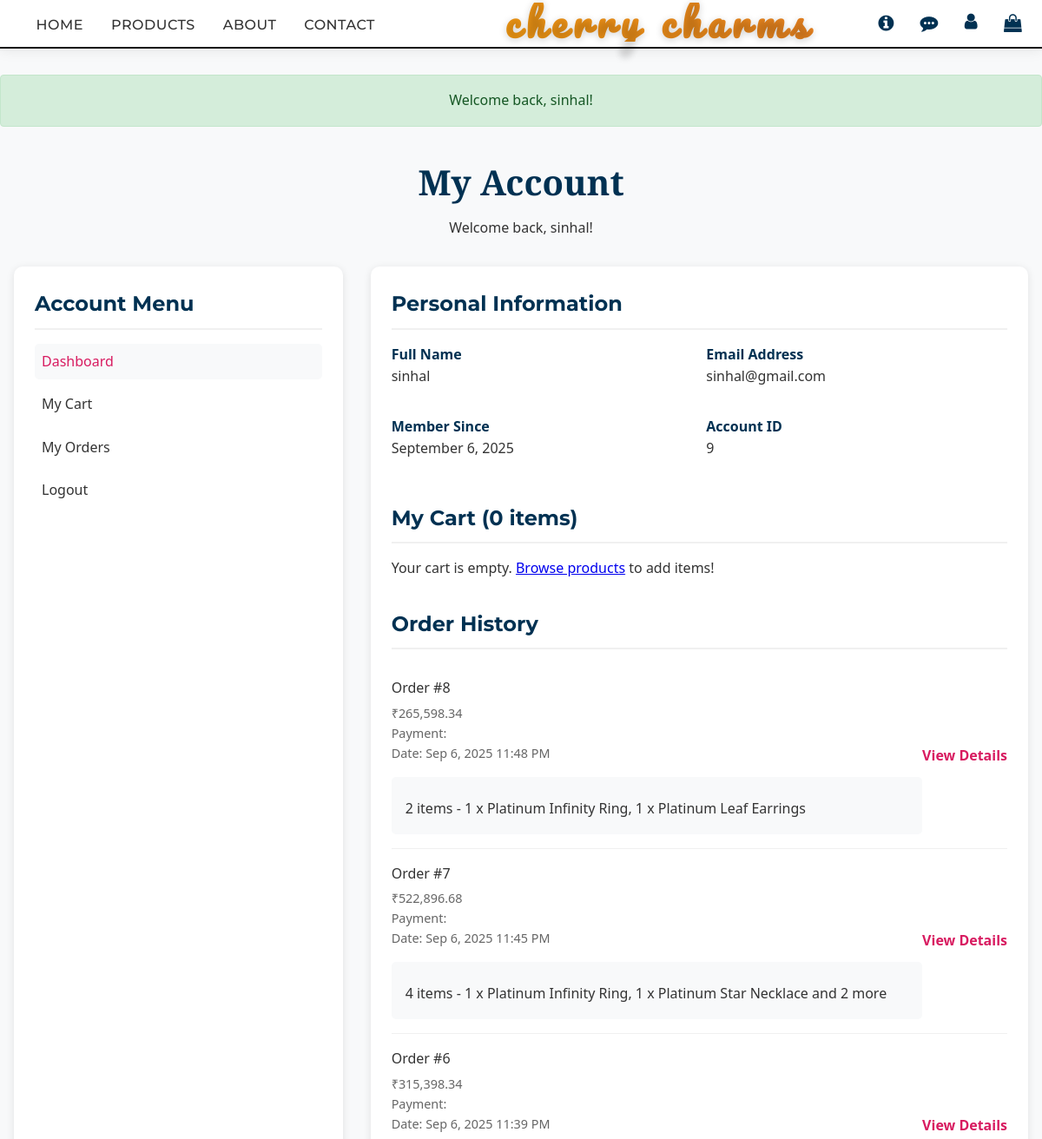
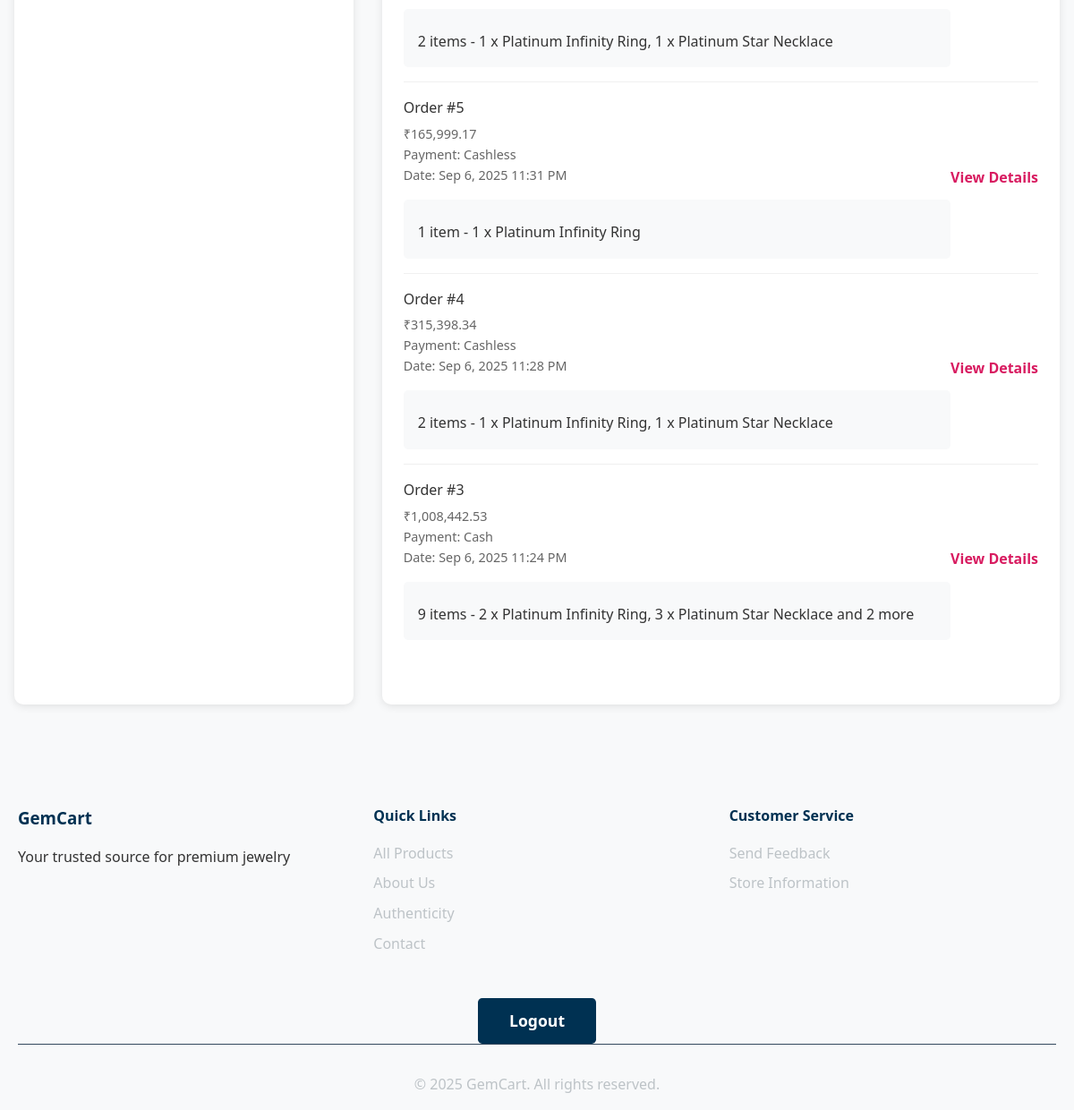
Screenshot of /account.php (signed in) with the database file from the repository (2 pictures, top to bottom).
### tables this page shows
CREATE TABLE `users` (
  `id` int(11) NOT NULL,
  `name` varchar(100) NOT NULL,
  `email` varchar(100) NOT NULL,
  `password` varchar(255) NOT NULL,
  `created_at` timestamp NOT NULL DEFAULT current_timestamp()
);

CREATE TABLE `placed_orders` (
  `id` int(11) NOT NULL,
  `order_id` int(11) NOT NULL,
  `product_id` int(11) NOT NULL,
  `quantity` int(11) NOT NULL,
  `price` decimal(10,2) NOT NULL
);

CREATE TABLE `orders` (
  `id` int(11) NOT NULL,
  `user_id` int(11) NOT NULL,
  `total_amount` decimal(10,2) NOT NULL,
  `payment_method` enum('cash','cashless') NOT NULL,
  `delivery_address` text NOT NULL,
  `order_date` timestamp NOT NULL DEFAULT current_timestamp()
);

### account.php (the view, shortened to what this page needs)
<?php
require_once 'includes/db.php';
require_once 'includes/functions.php';
$user_id = $_SESSION['user_id'];
try {
    $stmt = $pdo->prepare("SELECT id, name, email, created_at FROM users WHERE id = ?");
    $stmt->execute([$user_id]);
    $user = $stmt->fetch();
} catch (PDOException $e) {
    $error = "Error fetching user details.";
}
try {
    $stmt = $pdo->prepare("
        SELECT c.quantity, p.name, p.price, p.image, p.id as product_id
        FROM cart c
        JOIN products p ON c.product_id = p.id
        WHERE c.user_id = ?
    ");
    $stmt->execute([$user_id]);
    $cart_items = $stmt->fetchAll();
} catch (PDOException $e) {
    $cart_items = [];
    $cart_total = 0;
    $error = "Error fetching cart items.";
}
try {
    $stmt = $pdo->prepare("
        SELECT o.id, o.total_amount, o.payment_method, o.delivery_address, o.order_date,
               oi.product_id, oi.quantity, oi.price, p.name as product_name
        FROM orders o
        LEFT JOIN placed_orders oi ON o.id = oi.order_id
        LEFT JOIN products p ON oi.product_id = p.id
        WHERE o.user_id = ?
        ORDER BY o.order_date DESC, o.id DESC
    ");
    $stmt->execute([$user_id]);
    $order_results = $stmt->fetchAll();
    $orders = [];
    foreach ($order_results as $row) {
        $order_id = $row['id'];
        if (!isset($orders[$order_id])) {
            $orders[$order_id] = [
                'id' => $row['id'],
                'total_amount' => $row['total_amount'],
                'payment_method' => $row['payment_method'],
                'delivery_address' => $row['delivery_address'],
                'order_date' => $row['order_date'],
                'items' => []
            ];
        }
        if ($row['product_id']) {
            $orders[$order_id]['items'][] = [
                'product_id' => $row['product_id'],
                'product_name' => $row['product_name'],
                'quantity' => $row['quantity'],
                'price' => $row['price']
            ];
        }
    }
    $orders = array_values($orders);
} catch (PDOException $e) {
    $orders = [];
    $error = "Error fetching order history.";
}
?>
<!DOCTYPE html>
<html lang="en">
<head>
    <link rel="stylesheet" href="css/style.css">
    <link rel="stylesheet" href="https://cdnjs.cloudflare.com/ajax/libs/font-awesome/4.7.0/css/font-awesome.min.css">
</head>
<body>
    <?php include 'includes/header.php'; ?>
    <div class="account-container">
        <div class="account-header">
            <h1>My Account</h1>
            <p>Welcome back, <?php echo htmlspecialchars($user['name']); ?>!</p>
        </div>
        <div class="account-grid">
            <div class="account-sidebar">
                <h2>Account Menu</h2>
                <ul>
                    <li><a href="#" class="active">Dashboard</a></li>
                    <li><a href="cart_client.php">My Cart</a></li>
                    <li><a href="#orders">My Orders</a></li>
                    <li><a href="logout.php">Logout</a></li>
                </ul>
            </div>
            <div class="account-content">
                <div class="account-section">
                    <h2>Personal Information</h2>
                    <div class="user-details">
                        <div class="detail-item">
                            <div class="detail-label">Full Name</div>
                            <div class="detail-value"><?php echo htmlspecialchars($user['name']); ?></div>
                        </div>
                        <div class="detail-item">
                            <div class="detail-label">Email Address</div>
                            <div class="detail-value"><?php echo htmlspecialchars($user['email']); ?></div>
                        </div>
                        <div class="detail-item">
                            <div class="detail-label">Member Since</div>
                            <div class="detail-value"><?php echo date('F j, Y', strtotime($user['created_at'])); ?></div>
                        </div>
                        <div class="detail-item">
                            <div class="detail-label">Account ID</div>
                            <div class="detail-value"><?php echo $user['id']; ?></div>
                        </div>
                    </div>
                </div>
                <div class="account-section">
                    <h2>My Cart (<?php echo count($cart_items); ?> items)</h2>
                    <?php if (empty($cart_items)): ?>
                        <p>Your cart is empty. <a href="products.php">Browse products</a> to add items!</p>
                    <?php endif; ?>
                </div>
                <div class="account-section" id="orders">
                    <h2>Order History</h2>
                    <?php if (empty($orders)): ?>
                        <p>You haven't placed any orders yet.</p>
                    <?php else: ?>
                        <?php foreach ($orders as $order): ?>
                            <div class="order-item">
                                <div class="order-item-details">
                                    <div class="order-item-name">Order #<?php echo $order['id']; ?></div>
                                    <div class="order-item-price">₹<?php echo number_format($order['total_amount'] * 83, 2); ?></div>
                                    <div class="order-item-qty">Payment: <?php echo ucfirst($order['payment_method']); ?></div>
                                    <div class="order-item-qty">Date: <?php echo date('M j, Y g:i A', strtotime($order['order_date'])); ?></div>
                                    <?php if (!empty($order['items'])): ?>
                                        <div class="order-details">
                                            <div class="order-items-summary">
                                                <?php
                                                $item_count = 0;
                                                foreach ($order['items'] as $item) {
                                                    $item_count += $item['quantity'];
                                                }
                                                echo $item_count . ' item' . ($item_count != 1 ? 's' : '');
                                                ?> -
                                                <?php
                                                $item_names = [];
                                                foreach ($order['items'] as $item) {
                                                    $item_names[] = $item['quantity'] . ' x ' . $item['product_name'];
                                                }
                                                echo implode(', ', array_slice($item_names, 0, 2));
                                                if (count($item_names) > 2) {
                                                    echo ' and ' . (count($item_names) - 2) . ' more';
                                                }
                                                ?>
                                            </div>
                                        </div>
                                    <?php endif; ?>
                                </div>
                                <div class="order-item-total">View Details</div>
                            </div>
                        <?php endforeach; ?>
                    <?php endif; ?>
                </div>
            </div>
        </div>
    </div>
    <?php include 'includes/footer.php'; ?>
</body>
</html>

### css/style.css (style rules this page uses)
* { margin: 0; padding: 0; box-sizing: border-box; }
body { font-family: 'Segoe UI', Tahoma, Geneva, Verdana, sans-serif; line-height: 1.6; color: #333; background-color: #f8f9fa; }
body { background: #f8f9fa; color: #333; }
:root { --accent: #003152; }
, { link: "#", img: "https://images.unsplash.com/photo-1517841905240-472988babdf9?auto=format&fit=crop&w=400&q=80", label: "EXTRA RIGHT" }
body { padding-top: 70px; }

### account.php (style rules this page uses)
.account-container { max-width: 1200px; margin: 2rem auto; padding: 0 1rem; }
.account-header { text-align: center; margin-bottom: 2rem; }
.account-header h1 { font-family: 'Playfair Display', serif; font-size: 2.5rem; color: #003152; margin-bottom: 0.5rem; }
.account-grid { display: grid; grid-template-columns: 1fr 2fr; gap: 2rem; }
.account-sidebar { background: white; border-radius: 10px; box-shadow: 0 2px 10px rgba(0,0,0,0.1); padding: 1.5rem; }
.account-sidebar h2 { font-family: 'Montserrat', sans-serif; font-weight: 700; margin-bottom: 1rem; color: #003152; border-bottom: 2px solid #f0f0f0; padding-bottom: 0.5rem; }
.account-sidebar ul { list-style: none; padding: 0; }
.account-sidebar ul li { margin-bottom: 0.5rem; }
.account-sidebar ul li a { text-decoration: none; color: #333; display: block; padding: 0.5rem; border-radius: 5px; transition: all 0.3s ease; }
.account-sidebar ul li a:hover, .account-sidebar ul li a.active { background: #f8f9fa; color: #d81b60; }
.account-content { background: white; border-radius: 10px; box-shadow: 0 2px 10px rgba(0,0,0,0.1); padding: 1.5rem; }
.account-section { margin-bottom: 2rem; }
.account-section h2 { font-family: 'Montserrat', sans-serif; font-weight: 700; margin-bottom: 1rem; color: #003152; border-bottom: 2px solid #f0f0f0; padding-bottom: 0.5rem; }
.user-details { display: grid; grid-template-columns: 1fr 1fr; gap: 1rem; }
.detail-item { margin-bottom: 1rem; }
.detail-label { font-weight: 700; color: #003152; }
.detail-value { color: #333; }
.cart-item, .order-item { display: flex; align-items: center; padding: 1rem 0; border-bottom: 1px solid #f0f0f0; }
.cart-item:last-child, .order-item:last-child { border-bottom: none; }
.cart-item-details, .order-item-details { flex: 1; }
.cart-item-name, .order-item-name { font-weight: 500; margin-bottom: 0.25rem; }
.cart-item-price, .order-item-price { color: #666; font-size: 0.9rem; }
.cart-item-qty, .order-item-qty { color: #666; font-size: 0.9rem; }
.cart-item-total, .order-item-total { font-weight: 700; color: #d81b60; }
.order-details { background: #f8f9fa; border-radius: 5px; padding: 1rem; margin-top: 1rem; }
.order-items-summary { margin-top: 0.5rem; }

### rows the page displays
users: name "sinhal", email "sinhal@gmail.com", created_at "September 6, 2025", id "9"
placed_orders: order "5", $order['total_amount']*83 "165,999.17", order.payment_method "Cashless", order.order_date "Sep 6, 2025 11:31 PM", item_count "1", item_names "1 x Platinum Infinity Ring"

### other values shown
$message "Welcome back, sinhal!"
count($cart_items) "0"
$order['id'] "8"
$order['total_amount'] * 83 "265,598.34"
date('M j, Y g:i A', strtotime($order['order_date'])) "Sep 6, 2025 11:48 PM"
$item_count "2"
implode(', ', array_slice($item_names, 0, 2)) "1 x Platinum Infinity Ring, 1 x Platinum Leaf Earrings"
$order['id'] "7"
$order['total_amount'] * 83 "522,896.68"
date('M j, Y g:i A', strtotime($order['order_date'])) "Sep 6, 2025 11:45 PM"
$item_count "4"
implode(', ', array_slice($item_names, 0, 2)) "1 x Platinum Infinity Ring, 1 x Platinum Star Necklace"
count($item_names) - 2 "2"
$order['id'] "6"
$order['total_amount'] * 83 "315,398.34"
